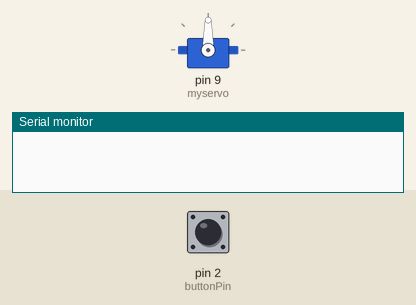
Recording of a sketch running on a simulated Arduino Uno, built with avr-gcc and run on an emulated ATmega328P. On the bench: servo, the last lines printed to the serial monitor. Inputs (shaded band) come from the test bench; at power-on: pin 2 (buttonPin) LOW.

Above: at 0.1 s.
At 9.75 s:
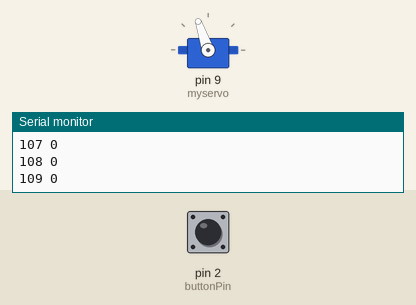
At 19.6 s:
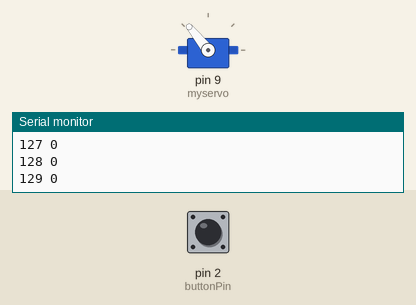
At 39.75 s:
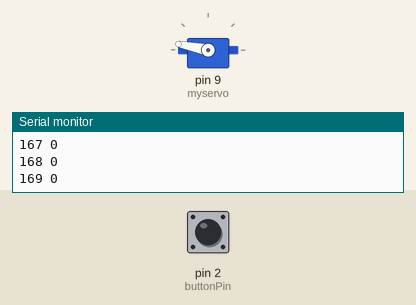
Timing chart, 0 to 40.0 s (numbered marks = the images above):
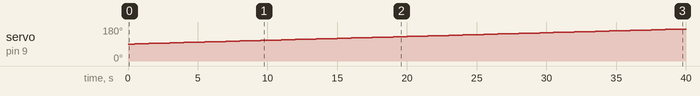

Measured:
- by itself, servo on pin 9 (myservo): moves from 90° to 169° over 39.0 s

The sketch:

speed_control_test.ino
```cpp
// this constant won't change:
const int  buttonPin = 2;    // the pin that the pushbutton is attached to
const int wheelCirc = 221; //Wheel cicumferance i mm
const int pulses = 20; // pulses per rotation
const int travel = wheelCirc/pulses; // traveled distance per pulse
int currentSpeed = 0;

#include <Servo.h>

Servo myservo;

// Variables will change:
int buttonPushCounter = 0;   // counter for the number of button presses
int buttonState = 0;         // current state of the button
int lastButtonState = 0;     // previous state of the button
unsigned long timer = 0;
int pos =90;
int speedCount = 0;
int countLast = 0;
int count = 0;
unsigned long time1 = 0;
int targetSpeed = 20; // pul per s

void setup() {
  // put your setup code here, to run once:
        // initialize serial communication:
    Serial.begin(9600);
        // initialize the button pin as a input:
    pinMode(buttonPin, INPUT);
  myservo.attach(9);

}

void loop() {


while( pos < 180){
  count = counter(); // run all the time to listen.
myservo.write(pos);
 if (millis()-time1 >= 500){
  pos++;
 time1 = millis();
 speedCount = count - countLast;
 countLast = count;

Serial.print(pos); // ca en cm per pul
Serial.print(" "); // ca en cm per pul
Serial.println(speedCount); // ca en cm per pul

 }
}
pos = 90;
}


int counter(){
  // read the pushbutton input pin:
  buttonState = digitalRead(buttonPin);

  // compare the buttonState to its previous state
  if (buttonState != lastButtonState) {
    // if the state has changed, increment the counter
    if (buttonState == HIGH && millis()-timer >= 50 ){
      timer = millis();
      // if the current state is HIGH then the button went from off to on:
      buttonPushCounter++;
    }
    }
 lastButtonState = buttonState;
  return buttonPushCounter;
}


int speed(){ //can't call this too often
  // read the pushbutton input pin:
  buttonState = digitalRead(buttonPin);
  // compare the buttonState to its previous state
  if (buttonState != lastButtonState) { // if the state has changed
      lastButtonState = buttonState;// save the current state as the last state, for next time through the loop
    if (buttonState == HIGH) { // if the current state is HIGH then the button went from off to on:
int diff = millis()-timer; // how long has past since last rising edge
// could insert a minimum requirement here for debounce!
timer = millis(); // reset the timer
currentSpeed = 100*travel /diff; // in cm /s
if ( currentSpeed > 100){
  return 0;
}else {
  return currentSpeed;
  }
    }
}
}
```
